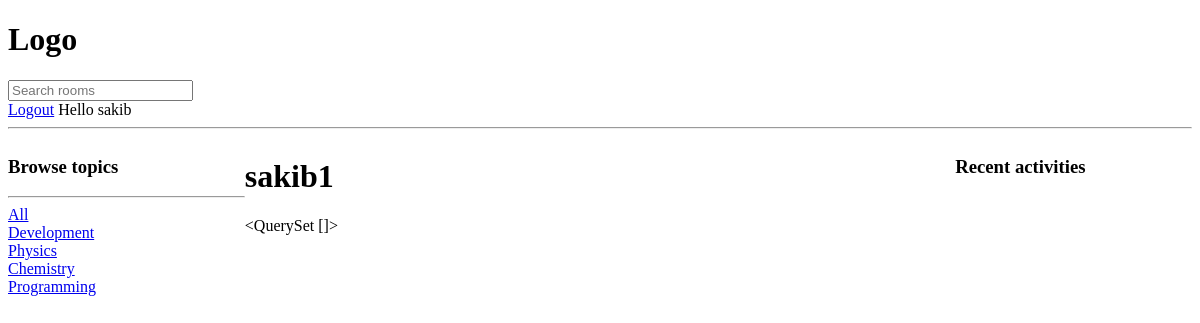
The app's page /profile/3/ (signed in), older data.
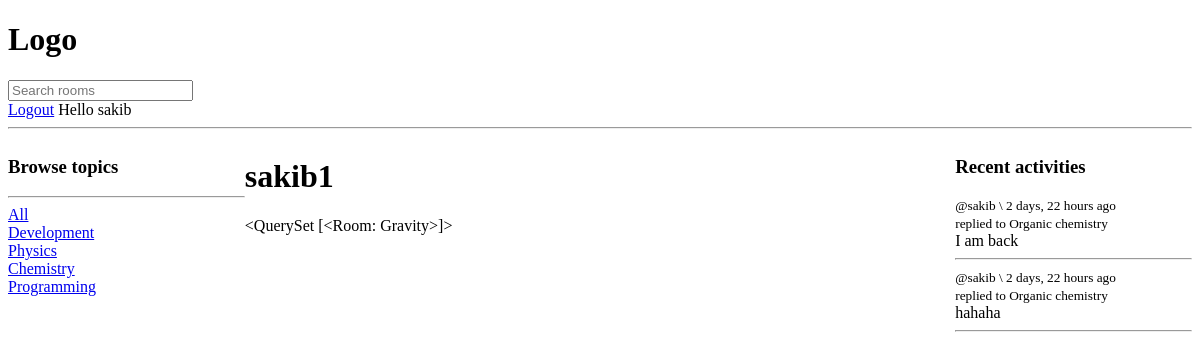
The same page, newer data.
### base/models.py (models this page shows, shortened)
class Topic(models.Model):
    name = models.CharField(max_length=200)

class Room(models.Model):
    host = models.ForeignKey(User, on_delete=models.SET_NULL, null=True)
    topic = models.ForeignKey(Topic, on_delete=models.SET_NULL, null=True)
    name = models.CharField(max_length=200)
    description = models.TextField(null = True, blank = True)
    participants = models.ManyToManyField(User, related_name='participants', blank=True)
    updated = models.DateTimeField(auto_now=True)
    created = models.DateTimeField(auto_now_add=True)
    class Meta:
        ordering = ['-created']
    def __str__(self):
        return self.name

class Message(models.Model):
    user = models.ForeignKey(User, on_delete=models.CASCADE)
    room = models.ForeignKey(Room, on_delete=models.CASCADE)
    body = models.TextField(blank = False)
    updated = models.DateTimeField(auto_now=True)
    created = models.DateTimeField(auto_now_add=True)
    def __str__(self):
        return self.body[0:50]

### base/views.py (the view)
# urls.py: path('profile/<int:pk>/', userProfile, name='profile'),
def userProfile(request, pk):
    user = User.objects.get(id=pk)
    rooms = user.room_set.all()
    topics = Topic.objects.all()
    msgs = Message.objects.filter(user=request.user)
    context = {'user':user, 'rooms':rooms, 'msgs':msgs, 'topics':topics}
    return render(request, 'base/profile.html', context)

### base/templates/base/profile.html
{% extends 'base/main.html' %}
{% block content %}
    <h1>{{user.username}}</h1>
    <div>
        {{rooms}}
    </div>
{% endblock content %}

### base/templates/base/topics.html
{% if request.user.is_authenticated %}
    <h3>Browse topics</h3>
    <hr>
        <div>
            <a href="{% url 'home' %}">All</a>
            <br>
        </div>
    {% for topic in topics %}
        <div>
            <a href="{% url 'home' %}?q={{topic.name}}">{{topic.name}}</a>
            <br>
        </div>
    {% endfor %}
{% endif %}

### base/templates/base/activities.html
{% if request.user.is_authenticated %}
    <h3>Recent activities</h3>
    {% for msg in msgs %}
        <small>@{{msg.user}} \ {{msg.created | timesince}} ago</small><br>
        <small>replied to {{msg.room}}</small>
        <div>{{msg}}</div>
        <hr>
    {% endfor %}
{% endif %}

Row changes from the older to the newer data that the page shows:
added Message: user "sakib", created "2 days, 22 hours", room "Organic chemistry", body "I am back"
added Message: user "sakib", created "2 days, 22 hours", room "Organic chemistry", body "hahaha"
Text that changed along with them:
{{ rooms }}: "<QuerySet []>" → "<QuerySet [<Room: Gravity>]>"
